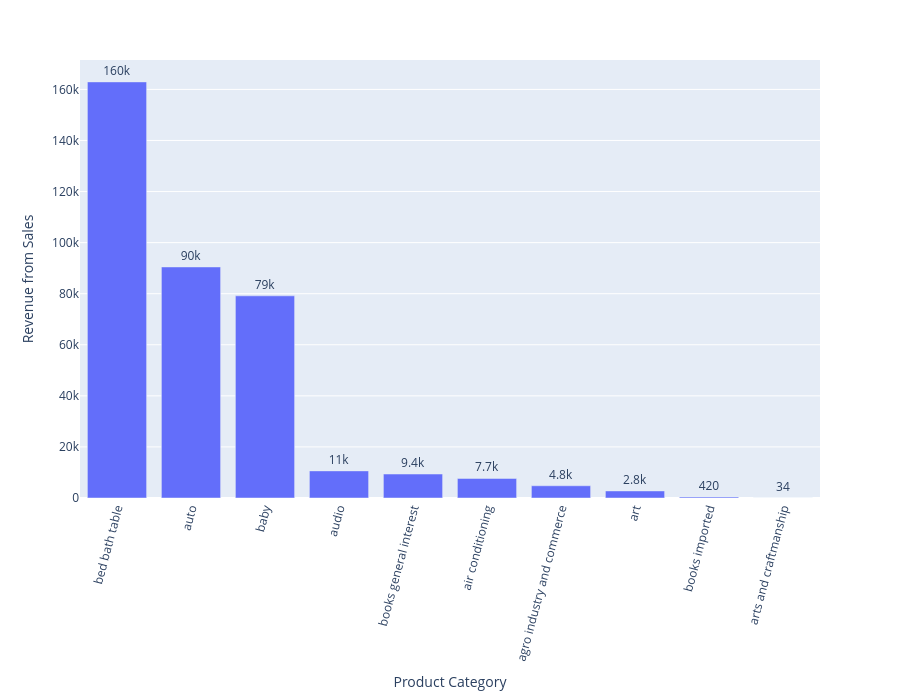

Here is the notebook cell this chart was saved with:
### Code cell
# Plot
fig = px.bar(sales_per_category, 
             y = 'Sales Revenue', 
             x = 'Product Category', 
             text = 'Sales Revenue', 
             hover_data = ['Purchase Month'])
fig.update_traces(texttemplate = '%{text:.2s}', 
                  textposition = 'outside')
fig.update_layout(
    barmode = 'stack', 
    uniformtext_minsize = 8, 
    uniformtext_mode = 'hide', 
    xaxis_tickangle = -75,
    height = 700  
)
fig.update_yaxes(title_text = 'Revenue from Sales')
fig.update_xaxes(title_text = 'Product Category')
fig.show();

### Figure 1 — Plotly figure (JSON) as saved in the notebook; plotly's stock layout.template omitted (floating-point values rounded to 4 significant figures)
{"data": [{"alignmentgroup": "True", "customdata": [["Apr"], ["Apr"], ["Apr"], ["Apr"], ["Apr"], ["Apr"], ["Apr"], ["Apr"], ["Apr"], ["Apr"]], "hovertemplate": "Product Category=%{x}<br>Sales Revenue=%{text}<br>Purchase Month=%{customdata[0]}<extra></extra>", "legendgroup": "", "marker": {"color": "#636efa", "pattern": {"shape": ""}}, "name": "", "offsetgroup": "", "orientation": "v", "showlegend": false, "text": [162900.0, 90480.0, 79160.0, 10620.0, 9386.0, 7658.0, 4784.0, 2770.0, 417.5, 34.22], "textposition": "outside", "texttemplate": "%{text:.2s}", "type": "bar", "x": ["bed bath table", "auto", "baby", "audio", "books general interest", "air conditioning", "agro industry and commerce", "art", "books imported", "arts and craftmanship"], "xaxis": "x", "y": [162900.0, 90480.0, 79160.0, 10620.0, 9386.0, 7658.0, 4784.0, 2770.0, 417.5, 34.22], "yaxis": "y"}], "layout": {"barmode": "stack", "height": 700, "legend": {"tracegroupgap": 0}, "margin": {"t": 60}, "uniformtext": {"minsize": 8, "mode": "hide"}, "xaxis": {"anchor": "y", "domain": [0, 1], "tickangle": -75, "title": {"text": "Product Category"}}, "yaxis": {"anchor": "x", "domain": [0, 1], "title": {"text": "Revenue from Sales"}}}}
